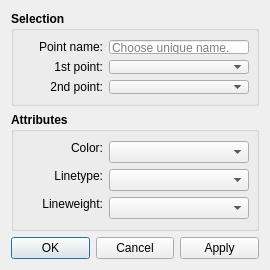
<?xml version="1.0" encoding="UTF-8"?>
<ui version="4.0">
 <class>PointIntersectXYDialog</class>
 <widget class="QDialog" name="PointIntersectXYDialog">
  <property name="geometry">
   <rect>
    <x>0</x>
    <y>0</y>
    <width>270</width>
    <height>270</height>
   </rect>
  </property>
  <property name="sizePolicy">
   <sizepolicy hsizetype="Preferred" vsizetype="Fixed">
    <horstretch>0</horstretch>
    <verstretch>0</verstretch>
   </sizepolicy>
  </property>
  <property name="minimumSize">
   <size>
    <width>270</width>
    <height>0</height>
   </size>
  </property>
  <property name="font">
   <font>
    <pointsize>9</pointsize>
   </font>
  </property>
  <property name="windowTitle">
   <string>Point - Intersect XY</string>
  </property>
  <property name="windowIcon">
   <iconset resource="../../../vmisc/share/resources/icon.qrc">
    <normaloff>:/icon/64x64/icon64x64.png</normaloff>:/icon/64x64/icon64x64.png</iconset>
  </property>
  <layout class="QVBoxLayout" name="verticalLayout">
   <item>
    <widget class="QGroupBox" name="selection_GroupBox">
     <property name="minimumSize">
      <size>
       <width>240</width>
       <height>60</height>
      </size>
     </property>
     <property name="font">
      <font>
       <pointsize>9</pointsize>
       <weight>75</weight>
       <bold>true</bold>
      </font>
     </property>
     <property name="title">
      <string>Selection</string>
     </property>
     <layout class="QVBoxLayout" name="verticalLayout_2">
      <item>
       <layout class="QFormLayout" name="formLayout">
        <item row="0" column="0">
         <widget class="QLabel" name="pointName_Label">
          <property name="sizePolicy">
           <sizepolicy hsizetype="MinimumExpanding" vsizetype="Fixed">
            <horstretch>0</horstretch>
            <verstretch>0</verstretch>
           </sizepolicy>
          </property>
          <property name="minimumSize">
           <size>
            <width>80</width>
            <height>0</height>
           </size>
          </property>
          <property name="maximumSize">
           <size>
            <width>16777215</width>
            <height>16777215</height>
           </size>
          </property>
          <property name="font">
           <font>
            <pointsize>9</pointsize>
            <weight>50</weight>
            <bold>false</bold>
           </font>
          </property>
          <property name="text">
           <string>Point name:</string>
          </property>
          <property name="alignment">
           <set>Qt::AlignRight|Qt::AlignTrailing|Qt::AlignVCenter</set>
          </property>
         </widget>
        </item>
        <item row="0" column="1">
         <widget class="QLineEdit" name="pointName_LineEdit">
          <property name="sizePolicy">
           <sizepolicy hsizetype="Expanding" vsizetype="Fixed">
            <horstretch>0</horstretch>
            <verstretch>0</verstretch>
           </sizepolicy>
          </property>
          <property name="minimumSize">
           <size>
            <width>140</width>
            <height>0</height>
           </size>
          </property>
          <property name="font">
           <font>
            <pointsize>9</pointsize>
            <weight>50</weight>
            <bold>false</bold>
           </font>
          </property>
          <property name="toolTip">
           <string>Unique name</string>
          </property>
          <property name="placeholderText">
           <string>Choose unique name.</string>
          </property>
         </widget>
        </item>
        <item row="1" column="0">
         <widget class="QLabel" name="firstPoint_Label">
          <property name="sizePolicy">
           <sizepolicy hsizetype="MinimumExpanding" vsizetype="Fixed">
            <horstretch>0</horstretch>
            <verstretch>0</verstretch>
           </sizepolicy>
          </property>
          <property name="minimumSize">
           <size>
            <width>80</width>
            <height>0</height>
           </size>
          </property>
          <property name="maximumSize">
           <size>
            <width>16777215</width>
            <height>16777215</height>
           </size>
          </property>
          <property name="font">
           <font>
            <pointsize>9</pointsize>
            <weight>50</weight>
            <bold>false</bold>
           </font>
          </property>
          <property name="text">
           <string>1st point:</string>
          </property>
          <property name="alignment">
           <set>Qt::AlignRight|Qt::AlignTrailing|Qt::AlignVCenter</set>
          </property>
         </widget>
        </item>
        <item row="1" column="1">
         <widget class="QComboBox" name="firstPoint_ComboBox">
          <property name="sizePolicy">
           <sizepolicy hsizetype="Expanding" vsizetype="Fixed">
            <horstretch>0</horstretch>
            <verstretch>0</verstretch>
           </sizepolicy>
          </property>
          <property name="minimumSize">
           <size>
            <width>140</width>
            <height>0</height>
           </size>
          </property>
          <property name="font">
           <font>
            <pointsize>9</pointsize>
            <weight>50</weight>
            <bold>false</bold>
           </font>
          </property>
         </widget>
        </item>
        <item row="2" column="0">
         <widget class="QLabel" name="secondPoint_Label">
          <property name="sizePolicy">
           <sizepolicy hsizetype="MinimumExpanding" vsizetype="Fixed">
            <horstretch>0</horstretch>
            <verstretch>0</verstretch>
           </sizepolicy>
          </property>
          <property name="minimumSize">
           <size>
            <width>80</width>
            <height>0</height>
           </size>
          </property>
          <property name="maximumSize">
           <size>
            <width>16777215</width>
            <height>16777215</height>
           </size>
          </property>
          <property name="font">
           <font>
            <pointsize>9</pointsize>
            <weight>50</weight>
            <bold>false</bold>
           </font>
          </property>
          <property name="text">
           <string>2nd point:</string>
          </property>
          <property name="alignment">
           <set>Qt::AlignRight|Qt::AlignTrailing|Qt::AlignVCenter</set>
          </property>
         </widget>
        </item>
        <item row="2" column="1">
         <widget class="QComboBox" name="secondPoint_ComboBox">
          <property name="sizePolicy">
           <sizepolicy hsizetype="Expanding" vsizetype="Fixed">
            <horstretch>0</horstretch>
            <verstretch>0</verstretch>
           </sizepolicy>
          </property>
          <property name="minimumSize">
           <size>
            <width>140</width>
            <height>0</height>
           </size>
          </property>
          <property name="font">
           <font>
            <pointsize>9</pointsize>
            <weight>50</weight>
            <bold>false</bold>
           </font>
          </property>
         </widget>
        </item>
       </layout>
      </item>
     </layout>
    </widget>
   </item>
   <item>
    <widget class="QGroupBox" name="attributes_GroupBox">
     <property name="minimumSize">
      <size>
       <width>240</width>
       <height>0</height>
      </size>
     </property>
     <property name="font">
      <font>
       <pointsize>9</pointsize>
       <weight>75</weight>
       <bold>true</bold>
      </font>
     </property>
     <property name="title">
      <string>Attributes</string>
     </property>
     <layout class="QVBoxLayout" name="verticalLayout_3">
      <item>
       <layout class="QFormLayout" name="formLayout_2">
        <item row="1" column="0">
         <widget class="QLabel" name="lineType_Label">
          <property name="sizePolicy">
           <sizepolicy hsizetype="MinimumExpanding" vsizetype="Fixed">
            <horstretch>0</horstretch>
            <verstretch>0</verstretch>
           </sizepolicy>
          </property>
          <property name="minimumSize">
           <size>
            <width>80</width>
            <height>0</height>
           </size>
          </property>
          <property name="maximumSize">
           <size>
            <width>16777215</width>
            <height>16777215</height>
           </size>
          </property>
          <property name="font">
           <font>
            <pointsize>9</pointsize>
            <weight>50</weight>
            <bold>false</bold>
           </font>
          </property>
          <property name="text">
           <string>Linetype:</string>
          </property>
          <property name="alignment">
           <set>Qt::AlignRight|Qt::AlignTrailing|Qt::AlignVCenter</set>
          </property>
         </widget>
        </item>
        <item row="1" column="1">
         <widget class="LineTypeComboBox" name="lineType_ComboBox">
          <property name="sizePolicy">
           <sizepolicy hsizetype="Expanding" vsizetype="Fixed">
            <horstretch>0</horstretch>
            <verstretch>0</verstretch>
           </sizepolicy>
          </property>
          <property name="minimumSize">
           <size>
            <width>140</width>
            <height>0</height>
           </size>
          </property>
          <property name="maximumSize">
           <size>
            <width>16777215</width>
            <height>16777215</height>
           </size>
          </property>
          <property name="font">
           <font>
            <pointsize>9</pointsize>
            <weight>50</weight>
            <bold>false</bold>
           </font>
          </property>
         </widget>
        </item>
        <item row="2" column="0">
         <widget class="QLabel" name="lineWeight_Label">
          <property name="sizePolicy">
           <sizepolicy hsizetype="MinimumExpanding" vsizetype="Fixed">
            <horstretch>0</horstretch>
            <verstretch>0</verstretch>
           </sizepolicy>
          </property>
          <property name="minimumSize">
           <size>
            <width>80</width>
            <height>0</height>
           </size>
          </property>
          <property name="maximumSize">
           <size>
            <width>16777215</width>
            <height>16777215</height>
           </size>
          </property>
          <property name="font">
           <font>
            <pointsize>9</pointsize>
            <weight>50</weight>
            <bold>false</bold>
           </font>
          </property>
          <property name="text">
           <string>Lineweight:</string>
          </property>
          <property name="alignment">
           <set>Qt::AlignRight|Qt::AlignTrailing|Qt::AlignVCenter</set>
          </property>
         </widget>
        </item>
        <item row="2" column="1">
         <widget class="LineWeightComboBox" name="lineWeight_ComboBox">
          <property name="sizePolicy">
           <sizepolicy hsizetype="Expanding" vsizetype="Fixed">
            <horstretch>0</horstretch>
            <verstretch>0</verstretch>
           </sizepolicy>
          </property>
          <property name="minimumSize">
           <size>
            <width>140</width>
            <height>0</height>
           </size>
          </property>
          <property name="font">
           <font>
            <pointsize>9</pointsize>
            <weight>50</weight>
            <bold>false</bold>
           </font>
          </property>
         </widget>
        </item>
        <item row="0" column="0">
         <widget class="QLabel" name="lineColor_Label">
          <property name="sizePolicy">
           <sizepolicy hsizetype="MinimumExpanding" vsizetype="Fixed">
            <horstretch>0</horstretch>
            <verstretch>0</verstretch>
           </sizepolicy>
          </property>
          <property name="minimumSize">
           <size>
            <width>80</width>
            <height>0</height>
           </size>
          </property>
          <property name="maximumSize">
           <size>
            <width>16777215</width>
            <height>16777215</height>
           </size>
          </property>
          <property name="font">
           <font>
            <pointsize>9</pointsize>
            <weight>50</weight>
            <bold>false</bold>
           </font>
          </property>
          <property name="text">
           <string>Color:</string>
          </property>
          <property name="alignment">
           <set>Qt::AlignRight|Qt::AlignTrailing|Qt::AlignVCenter</set>
          </property>
         </widget>
        </item>
        <item row="0" column="1">
         <widget class="ColorComboBox" name="lineColor_ComboBox">
          <property name="sizePolicy">
           <sizepolicy hsizetype="Expanding" vsizetype="Fixed">
            <horstretch>0</horstretch>
            <verstretch>0</verstretch>
           </sizepolicy>
          </property>
          <property name="minimumSize">
           <size>
            <width>140</width>
            <height>0</height>
           </size>
          </property>
          <property name="font">
           <font>
            <pointsize>9</pointsize>
            <weight>50</weight>
            <bold>false</bold>
           </font>
          </property>
         </widget>
        </item>
       </layout>
      </item>
     </layout>
    </widget>
   </item>
   <item>
    <widget class="QDialogButtonBox" name="buttonBox">
     <property name="orientation">
      <enum>Qt::Horizontal</enum>
     </property>
     <property name="standardButtons">
      <set>QDialogButtonBox::Apply|QDialogButtonBox::Cancel|QDialogButtonBox::Ok</set>
     </property>
    </widget>
   </item>
  </layout>
 </widget>
 <customwidgets>
  <customwidget>
   <class>ColorComboBox</class>
   <extends>QComboBox</extends>
   <header location="global">color_combobox.h</header>
  </customwidget>
  <customwidget>
   <class>LineTypeComboBox</class>
   <extends>QComboBox</extends>
   <header location="global">linetype_combobox.h</header>
  </customwidget>
  <customwidget>
   <class>LineWeightComboBox</class>
   <extends>QComboBox</extends>
   <header location="global">lineweight_combobox.h</header>
  </customwidget>
 </customwidgets>
 <tabstops>
  <tabstop>pointName_LineEdit</tabstop>
  <tabstop>firstPoint_ComboBox</tabstop>
  <tabstop>secondPoint_ComboBox</tabstop>
  <tabstop>buttonBox</tabstop>
 </tabstops>
 <resources>
  <include location="../../../vmisc/share/resources/icon.qrc"/>
 </resources>
 <connections>
  <connection>
   <sender>buttonBox</sender>
   <signal>accepted()</signal>
   <receiver>PointIntersectXYDialog</receiver>
   <slot>accept()</slot>
   <hints>
    <hint type="sourcelabel">
     <x>248</x>
     <y>254</y>
    </hint>
    <hint type="destinationlabel">
     <x>157</x>
     <y>274</y>
    </hint>
   </hints>
  </connection>
  <connection>
   <sender>buttonBox</sender>
   <signal>rejected()</signal>
   <receiver>PointIntersectXYDialog</receiver>
   <slot>reject()</slot>
   <hints>
    <hint type="sourcelabel">
     <x>316</x>
     <y>260</y>
    </hint>
    <hint type="destinationlabel">
     <x>286</x>
     <y>274</y>
    </hint>
   </hints>
  </connection>
 </connections>
</ui>
